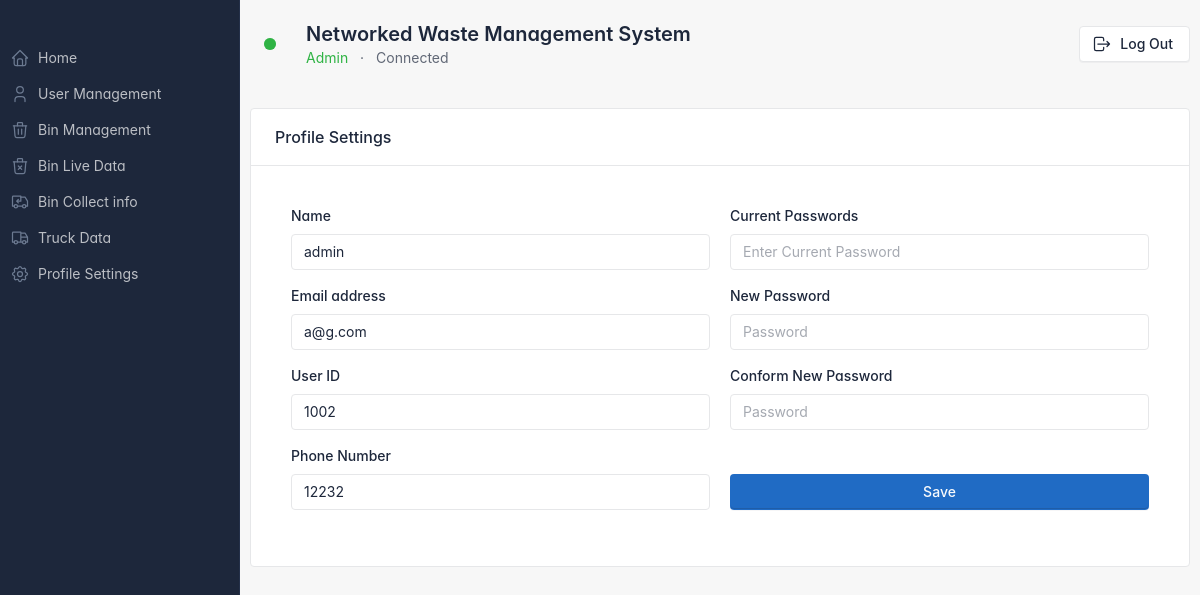
/admin/settings.php (signed in), run on the app's committed database.
### tables this page shows
CREATE TABLE `user` (
  `user_id` int(255) NOT NULL,
  `name` varchar(255) NOT NULL,
  `email` varchar(255) NOT NULL,
  `user_type` varchar(255) NOT NULL,
  `status` int(255) NOT NULL DEFAULT 0,
  `tel` varchar(255) NOT NULL,
  `otp` int(255) NOT NULL DEFAULT 0,
  `approve_status` int(255) NOT NULL DEFAULT 0,
  `passwd` varchar(255) NOT NULL
);

### admin/settings.php (the view, shortened to what this page needs)
<?php
require_once('./components/header.php');
?>
<body>
    <div class="page">
      <?php require_once('components/sidebar.php') ?>
      <div class="page-wrapper">
        <?php require_once('components/page-header.php') ?>
        <div class="page-body">
          <div class="container-xl">
            <div class="row row-cards">
              <div class="col-12">
                <div class="card card-md">
                  <div class="card-header">
                    <h4 class="card-title">Profile Settings</h4>
                  </div>
                  <div class="card-body">
                    <div class="row">
<?php
require_once('../conn.php');
$sql = "SELECT name, email, user_id, tel FROM user WHERE user_id = ".$_SESSION['user_id'];
$result = $conn->query($sql);
if ($result) {
    if ($result->num_rows > 0) {
        $row = $result->fetch_assoc();
		$name=$row['name'];
		$email=$row['email'];
		$user_id=$row['user_id'];
		$tel=$row['tel'];
    echo '<div class="col-xl-6">
    <div class="mb-3">
      <label class="form-label">Name</label>
      <input type="text" class="form-control" placeholder="Edit name" value="' . $name . '">
    </div>
    <div class="mb-3">
      <label class="form-label">Email address</label>
      <input type="email" class="form-control" placeholder="Edit email" value="' . $email . '">
    </div>
    <div class="mb-3">
      <label class="form-label">User ID</label>
      <input type="tele" class="form-control" placeholder="Edit Telephone Number" value="' . $user_id . '">
    </div>
    <div class="mb-3">
      <label class="form-label">Phone Number</label>
      <input type="text" class="form-control" placeholder="Edit Permit no" value="' . $tel . '">
    </div>';
} else {
  echo "1002 Not Found|";
}
} else {
echo "Query error: " . $conn->error;
}
?>
</div>
<div class="col-xl-6">
        <form action="" method="post">
          <div class="w-100">
            <div class="mb-3">
              <label class="form-label">Current Passwords</label>
              <input type="password" class="form-control" placeholder="Enter Current Password" name="cur">
            </div>
            <div class="mb-3">
              <label class="form-label">New Password</label>
              <div class="input-group input-group-flat">
                <input type="password" class="form-control"  placeholder="Password"  autocomplete="off" name="new">
              </div>
            </div>
            <div class="mb-3">
              <label class="form-label">Conform New Password</label>
              <div class="input-group input-group-flat">
                <input type="password" class="form-control"  placeholder="Password"  autocomplete="off" name="repw">
              </div>
            </div>
              <label class="form-label" style="color: white;"> .</label>
              <input type="submit" class="btn btn-primary w-100" value="Save">
          </div>
          </div>
          </div>
          </div>
        </div>
      </div>
    </div>
<?php
require_once('./components/footer.php');
?>

### admin/components/header.php (style rules this page uses)
:root { --tblr-font-sans-serif: 'Inter Var', -apple-system, BlinkMacSystemFont, San Francisco, Segoe UI, Roboto, Helvetica Neue, sans-serif; }
body { font-feature-settings: "cv03", "cv04", "cv11"; }

### data on the page
user: name "admin", email "a@g.com", user_id "1002", tel "12232"
